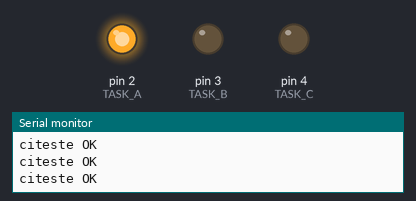
Bench run of a sketch on a simulated Arduino Uno, built with avr-gcc and run on an emulated ATmega328P. Parts: output pins drawn as LEDs (lit = HIGH), the last lines printed to the serial monitor.

Above: at 0.1 s.
At 2.41 s:
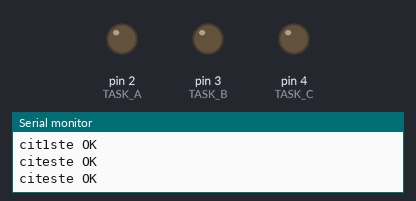
At 4.8 s:
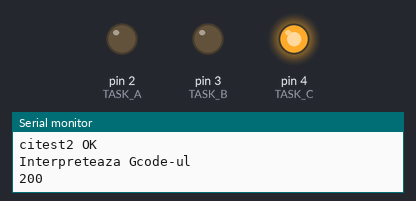
Timing chart, 0 to 5.6 s (numbered marks = the images above):
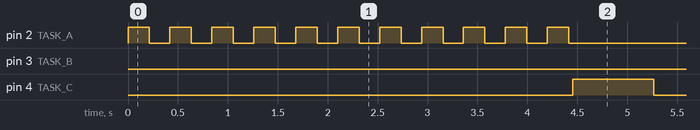

Measured:
- by itself, pin 2 (TASK_A): alternates HIGH for 0.21 s and LOW for 0.21 s, 22 changes in all, then stays LOW
- by itself, pin 3 (TASK_B): LOW → HIGH at 6.1 s, → LOW 0.40 s later, → HIGH 2.0 s later, → LOW 0.40 s later, … (102 changes in this stretch)
- by itself, pin 4 (TASK_C): alternates HIGH for 0.81 s and LOW for 1.6 s

The sketch:

Cod.ino
```cpp
#include <Arduino_FreeRTOS.h> // Este inclusa biblioteca FreeRTOS
#include <semphr.h> // Este inclusa biblioteca semhr.h, pentru utilizarea mutexurilor

SemaphoreHandle_t mutex;
SemaphoreHandle_t mutex2;
int ok;
void setup() {
  // put your setup code here, to run once:
  pinMode(2, OUTPUT); //TASK_A
  pinMode(3, OUTPUT); //TASK_B
  pinMode(4, OUTPUT); //TASK_C
  Serial.begin(9600); // Este initializata comunicatia seriala
  ok = 0;
  Serial.println("OK este 0");
  mutex = xSemaphoreCreateMutex();

  // Sunt create cele 3 taskuri, fiecare cu 128 de cuvinte de memorie rezervate si prioritate egala cu 1
  xTaskCreate(TASK_A, "task1", 128, NULL, 1, NULL);
  xTaskCreate(TASK_B, "task2", 128, NULL, 1, NULL);
  xTaskCreate(TASK_C, "task3", 128, NULL, 1, NULL);
  vTaskStartScheduler();
}

int i = 20;

void TASK_A(){
  while(1){
    if(i < 200){
      xSemaphoreTake(mutex, portMAX_DELAY);

      for(i = 190; i < 200; i++){
          digitalWrite(2, HIGH);
          vTaskDelay(200 / portTICK_PERIOD_MS);
          Serial.println(i);
          digitalWrite(2, LOW);
          vTaskDelay(200 / portTICK_PERIOD_MS);
      }
      xSemaphoreGive(mutex);
      digitalWrite(2, HIGH);
    }
    else{
      ok = 1;
      Serial.println(i);
      digitalWrite(2, LOW);
    }

    vTaskDelay(200 / portTICK_PERIOD_MS);

  }
}
void TASK_C(){

    while(1){
        Serial.println("citeste OK");
       if(ok == 1){
        xSemaphoreTake(mutex, portMAX_DELAY);
        Serial.println("Interpreteaza Gcode-ul");
        digitalWrite(4, HIGH);
        delay(800);
        Serial.println(i);
        digitalWrite(4, LOW);
        delay(800);
        ok = 1;
        TASK_B();
    }
  }
}

void TASK_B(){

    while(1){
      if(ok == 1){
        Serial.println("Citeste informatia de la optocuplor");
        digitalWrite(3, HIGH);
        delay(400);
        Serial.println(i);
        digitalWrite(3, LOW);
        delay(400);
        ok = 1;
        xSemaphoreGive(mutex);
        TASK_C();
    }
  }
}


void loop() {
  // put your main code here, to run repeatedly:

}
```
